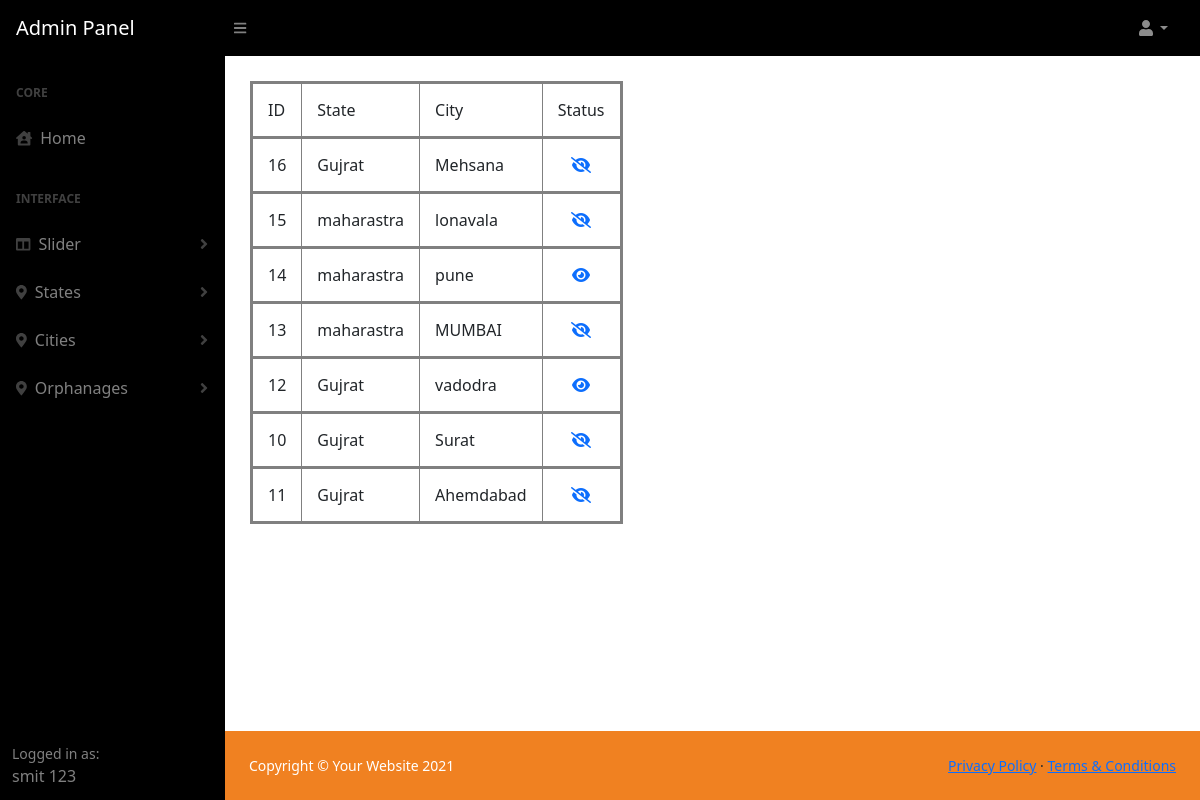
Screenshot of /Admin/view_city.php (signed in) with the database file from the repository.
### tables this page shows
CREATE TABLE IF NOT EXISTS `register` (
  `id` int(11) NOT NULL AUTO_INCREMENT,
  `fname` varchar(255) NOT NULL,
  `lname` varchar(255) NOT NULL,
  `email` varchar(255) NOT NULL,
  `password` varchar(255) NOT NULL,
  PRIMARY KEY (`id`)
);

CREATE TABLE IF NOT EXISTS `city` (
  `city_id` int(11) NOT NULL AUTO_INCREMENT,
  `state_id` int(11) NOT NULL,
  `city_name` varchar(255) NOT NULL,
  `city_status` int(11) NOT NULL DEFAULT '0',
  PRIMARY KEY (`city_id`)
);

CREATE TABLE IF NOT EXISTS `state` (
  `st_id` int(11) NOT NULL AUTO_INCREMENT,
  `st_name` varchar(255) NOT NULL,
  `st_status` varchar(255) NOT NULL DEFAULT '0',
  UNIQUE KEY `st_id` (`st_id`)
);

### Admin/view_city.php (the view, shortened to what this page needs)
<?php include("header.php");
    $con = mysqli_connect("localhost","root","","orphanage") or die("connection unsuccessfull");
?>
<div id="layoutSidenav_content" >
                <main>
                   <table border="1" style="margin: 25px;" cellpadding="15px">
                       <tr>
                           <td>ID</td>
                           <td>State</td>
                           <td>City</td>
                           <td>Status</td>
                       </tr>
                       <?php
                            $qry1 = "SELECT * FROM state INNER JOIN city ON state.st_id = city.state_id;";
                            $res1 = mysqli_query($con,$qry1);
                            while($row = mysqli_fetch_assoc($res1))
                            {
                       ?>
                       <tr>
                           <td><?php echo $row['city_id'];?></td>
                           <td><?php echo $row['st_name']; ?></td>
                           <td><?php echo $row['city_name']; ?></td>
                           <td align="center">
                                <?php
                                    if($row['city_status']==1)
                                    {
                                ?>
                                    <a href="?ac=<?php echo $row['city_id']; ?>&ct=<?php echo $row['city_status']; ?>"><i class="fa-solid fa-eye"></i></a>
                                <?php
                                    }
                                    else
                                    {
                                ?>
                                <a href="?ac=<?php echo $row['city_id']; ?>&ct=<?php echo $row['city_status']; ?>"><i class="fa-solid fa-eye-slash"></i></a>
                            <?php }?>
                            </td>
                       </tr>
                   <?php } ?>
                   </table>
                </main>
                <footer class="py-4 bg-light mt-auto">
                    <div class="container-fluid px-4">
                        <div class="d-flex align-items-center justify-content-between small">
                            <div class="text-muted">Copyright &copy; Your Website 2021</div>
                            <div>
                                <a href="#">Privacy Policy</a>
                                &middot;
                                <a href="#">Terms &amp; Conditions</a>
                            </div>
                        </div>
                    </div>
                </footer>
</div>
<?php include("footer.php"); ?>

### Admin/header.php (shortened to what this page needs)
<?php
    $con=mysqli_connect("localhost","root","","orphanage") or die("not connected");
    $uid = $_SESSION['admin_log'];
    $log_qry = "SELECT * FROM `register` WHERE `id` ='$uid' ";
    $log_res = mysqli_query($con,$log_qry);
    $log_row = mysqli_fetch_assoc($log_res);
?>
<!DOCTYPE html>
<html lang="en">
    <head>
        <link href="https://cdn.jsdelivr.net/npm/simple-datatables@latest/dist/style.css" rel="stylesheet" />
        <link href="css/styles.css" rel="stylesheet" />
    </head>
    <body class="sb-nav-fixed">
        <nav class="sb-topnav navbar navbar-expand navbar-dark bg-dark">
            <a class="navbar-brand ps-3" href="Dashboard.php">Admin Panel</a>
            <button class="btn btn-link btn-sm order-1 order-lg-0 me-4 me-lg-0" id="sidebarToggle" href="#!"><i class="fas fa-bars"></i></button>
            <ul class="navbar-nav ms-auto ms-md-0 me-3 me-lg-4">
                <li class="nav-item dropdown">
                    <a class="nav-link dropdown-toggle" id="navbarDropdown" href="#" role="button" data-bs-toggle="dropdown" aria-expanded="false"><i class="fas fa-user fa-fw"></i></a>
                </li>
            </ul>
        </nav>
        <div id="layoutSidenav">
            <div id="layoutSidenav_nav">
                <nav class="sb-sidenav accordion sb-sidenav-dark" id="sidenavAccordion">
                    <div class="sb-sidenav-menu">
                        <div class="nav">
                            <div class="sb-sidenav-menu-heading">Core</div>
                            <a class="nav-link" href="Dashboard.php">
                                <div class="sb-nav-link-icon"><i class="fas fa-house-user"></i></div>
                                Home
                            </a>
                            <div class="sb-sidenav-menu-heading">Interface</div>
                            <a class="nav-link collapsed" href="#" data-bs-toggle="collapse" data-bs-target="#collapseLayouts" aria-expanded="false" aria-controls="collapseLayouts">
                                <div class="sb-nav-link-icon"><i class="fas fa-columns"></i></div>
                                Slider
                                <div class="sb-sidenav-collapse-arrow"><i class="fas fa-angle-down"></i></div>
                            </a>
                            <a class="nav-link collapsed" href="#" data-bs-toggle="collapse" data-bs-target="#states" aria-expanded="false" aria-controls="states">
                                <div class="sb-nav-link-icon"><i class="fas fa-map-marker-alt"></i></div>
                                States
                                <div class="sb-sidenav-collapse-arrow"><i class="fas fa-angle-down"></i></div>
                            </a>
                            <a class="nav-link collapsed" href="#" data-bs-toggle="collapse" data-bs-target="#City" aria-expanded="false" aria-controls="City">
                                <div class="sb-nav-link-icon"><i class="fas fa-map-marker-alt"></i></div>
                                Cities
                                <div class="sb-sidenav-collapse-arrow"><i class="fas fa-angle-down"></i></div>
                            </a>
                            <a class="nav-link collapsed" href="#" data-bs-toggle="collapse" data-bs-target="#orphanes" aria-expanded="false" aria-controls="orphanes">
                                <div class="sb-nav-link-icon"><i class="fas fa-map-marker-alt"></i></div>
                                Orphanages
                                <div class="sb-sidenav-collapse-arrow"><i class="fas fa-angle-down"></i></div>
                            </a>
                        </div>
                    </div>
                    <div class="sb-sidenav-footer">
                        <div class="small">Logged in as:</div>
                        <?php echo $log_row['fname']," ",$log_row['lname'];?>
                    </div>
                </nav>
            </div>

### rows the page displays
register: fname "smit", lname "123"
city: city_id "16", state.st_name "Gujrat", city_name "Mehsana"
city: city_id "15", state.st_name "maharastra", city_name "lonavala"
city: city_id "14", state.st_name "maharastra", city_name "pune"
city: city_id "13", state.st_name "maharastra", city_name "MUMBAI"
city: city_id "12", state.st_name "Gujrat", city_name "vadodra"
city: city_id "10", state.st_name "Gujrat", city_name "Surat"
city: city_id "11", state.st_name "Gujrat", city_name "Ahemdabad"
